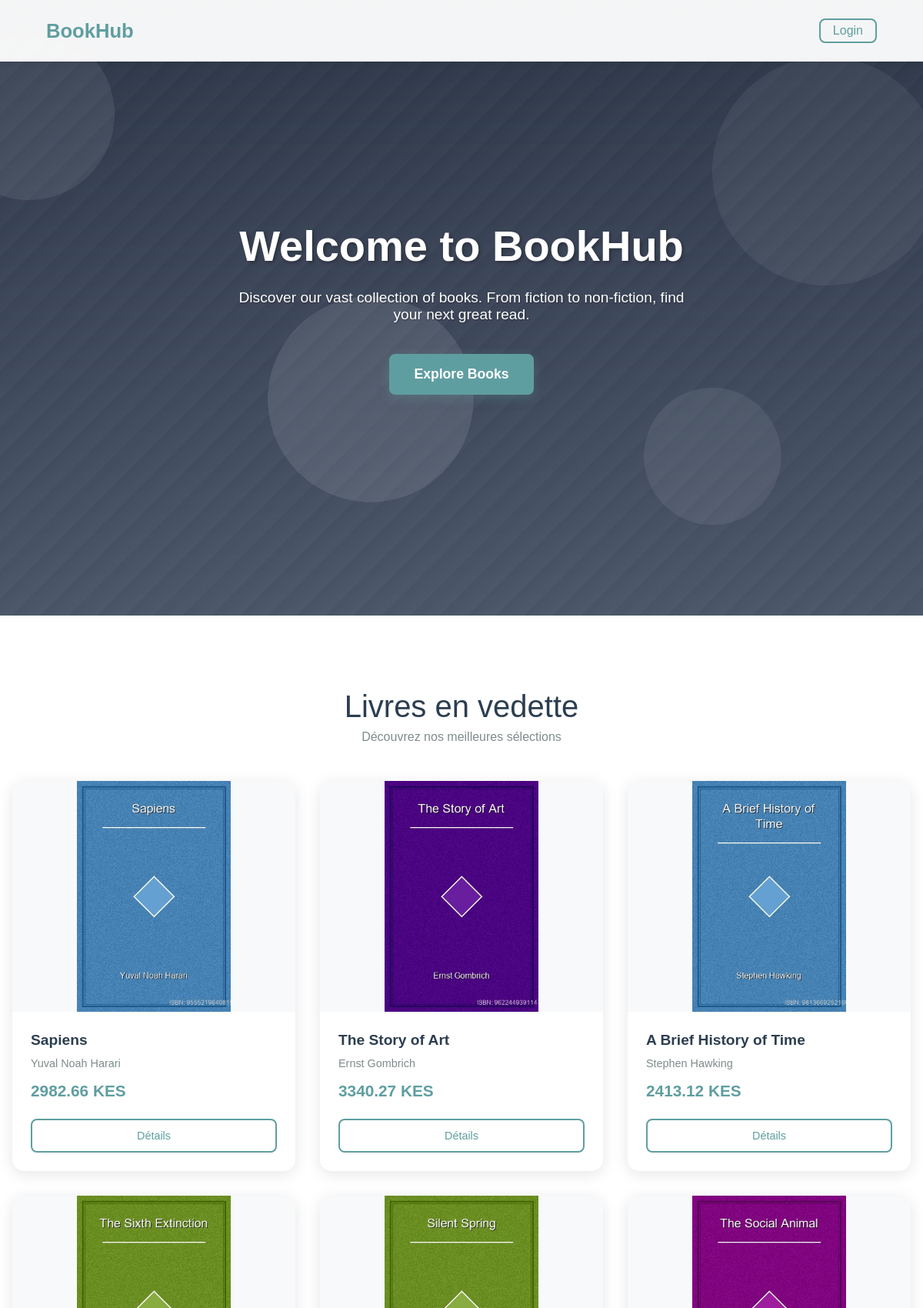
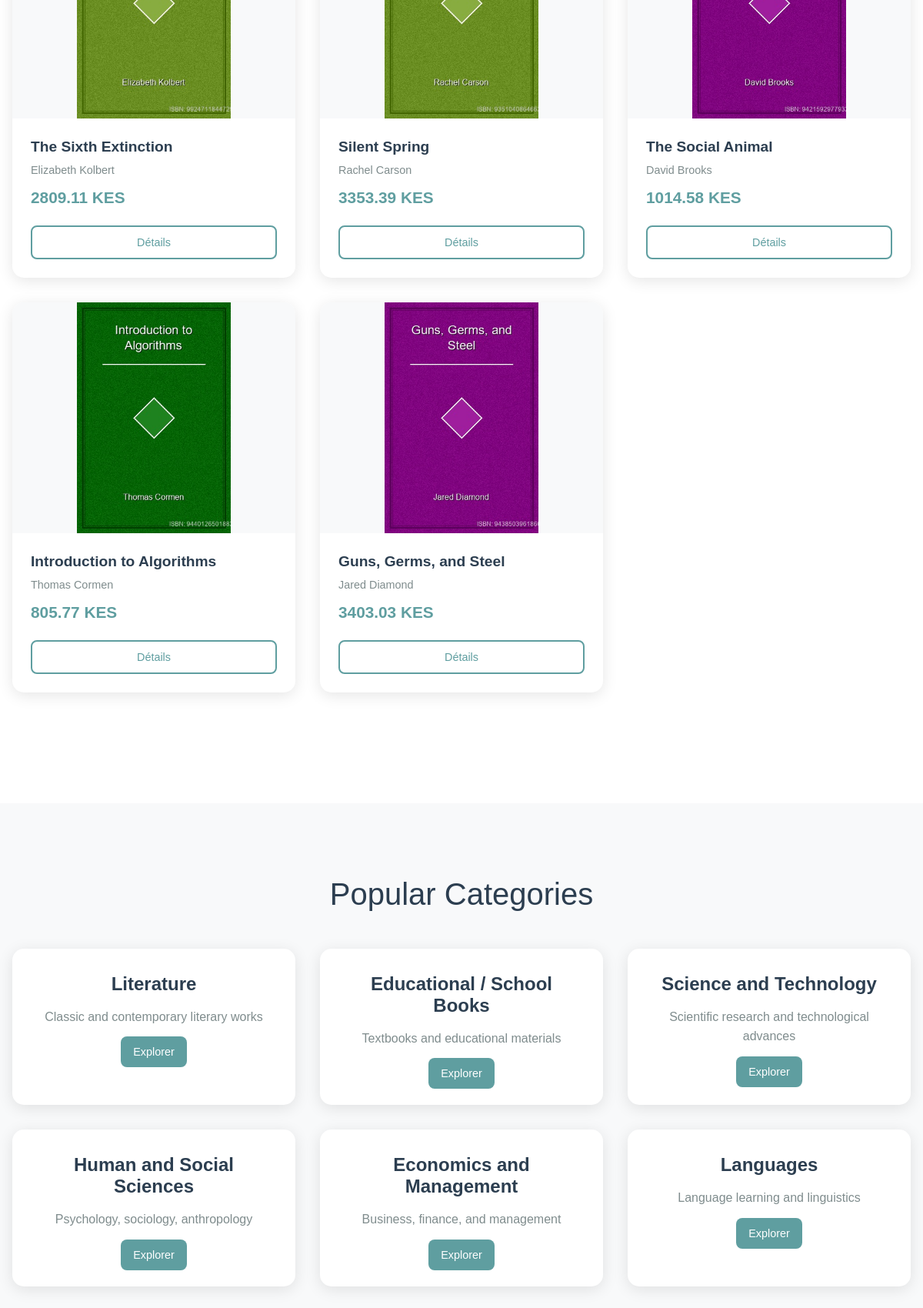
The page / (upper part) on the database its author committed (2 pictures, top to bottom).
### core/models.py (models this page shows, shortened)
class Book(models.Model):
    title = models.CharField(max_length=200)
    author = models.ForeignKey(Author, on_delete=models.CASCADE)
    category = models.ForeignKey(Category, on_delete=models.CASCADE)
    isbn = models.CharField(max_length=13, unique=True)
    description = models.TextField()
    price = models.DecimalField(max_digits=10, decimal_places=2, validators=[MinValueValidator(0)])
    stock_quantity = models.IntegerField(validators=[MinValueValidator(0)])
    cover_image = models.ImageField(upload_to='book_covers/', blank=True, null=True)
    created_at = models.DateTimeField(auto_now_add=True)
    updated_at = models.DateTimeField(auto_now=True)

class Author(models.Model):
    name = models.CharField(max_length=200)
    bio = models.TextField(blank=True)
    created_at = models.DateTimeField(auto_now_add=True)

class Category(models.Model):
    name = models.CharField(max_length=100, unique=True)
    description = models.TextField(blank=True)
    created_at = models.DateTimeField(auto_now_add=True)

### core/views.py (the view)
# urls.py: path('', views.home, name='home'),
def home(request):
    books = Book.objects.filter(stock_quantity__gt=0).order_by('?')[:8]
    categories = Category.objects.all()[:6]
    cart_count = 0
    if request.user.is_authenticated:
        cart_count = CartItem.objects.filter(cart__user=request.user).count()
    return render(request, 'core/home.html', {
        'books': books,
        'categories': categories,
        'cart_count': cart_count
    })

### core/templates/core/home.html (shortened to what this page needs)
{% extends 'core/base.html' %}
{% block content %}
<section class="section_one">
    <h1>Welcome to BookHub</h1>
    <p>Discover our vast collection of books. From fiction to non-fiction, find your next great read.</p>
    <a href="{% url 'book_list' %}">Explore Books</a>
</section>
<section class="section_two">
    <div class="container">
        <div class="page-header">
            <h2>Livres en vedette</h2>
            <p>Découvrez nos meilleures sélections</p>
        </div>
        <div class="books-grid">
            {% for book in books %}
            <div class="book-card">
                <div class="book-cover">
                    {% if book.cover_image %}
                    <img src="{{ book.cover_image.url }}" alt="{{ book.title }}" loading="lazy">
                    {% else %}
                    <div class="no-cover">📚</div>
                    {% endif %}
                </div>
                <div class="book-info">
                    <h3 class="book-title">{{ book.title }}</h3>
                    <p class="book-author">{{ book.author.name }}</p>
                    <p class="book-price">{{ book.price }} KES</p>
                    <div class="book-actions">
                        <a href="{% url 'book_detail' book.id %}" class="btn btn-outline">Détails</a>
                    </div>
                </div>
            </div>
            {% empty %}
            <div class="empty-state">
                <div class="empty-icon">📖</div>
                <h3>Aucun livre disponible</h3>
                <p>Revenez bientôt pour découvrir nos nouveautés</p>
            </div>
            {% endfor %}
        </div>
    </div>
</section>
<section class="section_three">
    <div class="container">
        <div class="page-header">
            <h2>Popular Categories</h2>
        </div>
        <div class="categories-grid">
            {% for category in categories %}
            <div class="category-card">
                <h3>{{ category.name }}</h3>
                <p>{{ category.description|truncatewords:10 }}</p>
                <a href="{% url 'book_list' %}?category={{ category.id }}" class="btn btn-primary">Explorer</a>
            </div>
            {% endfor %}
        </div>
    </div>
</section>
{% endblock %}

### static/css/style.css (style rules this page uses)
* { margin: 0; padding: 0; box-sizing: border-box; font-family: 'Arial', sans-serif; }
a:-webkit-any-link { text-decoration: none; }
.section_one { height: 100vh; width: 100%; display: flex; flex-direction: column; align-items: center; justify-content: center; gap: .5rem; background-image: url(../../media/images/bg.jpg); background-position: center; background-size: cover; color: #fff; text-align: center; }
.section_one h1 { font-size: 3.5rem; margin-bottom: 1rem; text-shadow: 2px 2px 4px rgba(0,0,0,0.3); }
.section_one p { font-size: 1.2rem; margin-bottom: 2rem; max-width: 600px; text-shadow: 1px 1px 2px rgba(0,0,0,0.3); }
.section_one a { background-color: cadetblue; color: #fff; padding: 1rem 2rem; border-radius: .5rem; font-size: 1.1rem; font-weight: 600; text-decoration: none; transition: all 0.3s ease; box-shadow: 0 4px 15px rgba(95, 158, 160, 0.3); }

### static/css/books.css (style rules this page uses)
.container { max-width: 1200px; margin: 0 auto; padding: 2rem 1rem; }
.page-header { text-align: center; margin-bottom: 3rem; }
.books-grid { display: grid; grid-template-columns: repeat(auto-fill, minmax(280px, 1fr)); gap: 2rem; margin-bottom: 3rem; }
.book-card { background: white; border-radius: 15px; overflow: hidden; box-shadow: 0 4px 20px rgba(0,0,0,0.1); transition: transform 0.3s ease, box-shadow 0.3s ease; }
.book-cover { height: 300px; overflow: hidden; position: relative; display: flex; align-items: center; justify-content: center; background: #f8f9fa; }
.book-cover img { max-width: 100%; max-height: 100%; object-fit: contain; transition: transform 0.3s ease; }
.book-info { padding: 1.5rem; }
.book-title { font-size: 1.2rem; font-weight: 600; color: #2c3e50; margin-bottom: 0.5rem; line-height: 1.4; display: -webkit-box; -webkit-line-clamp: 2; -webkit-box-orient: vertical; overflow: hidden; }
.book-author { color: #7f8c8d; font-size: 0.9rem; margin-bottom: 1rem; }
.book-price { font-size: 1.3rem; font-weight: 700; color: #5f9ea0; margin-bottom: 1.5rem; }
.book-actions { display: flex; gap: 0.5rem; }
.btn { flex: 1; padding: 0.75rem 1rem; border-radius: 8px; text-decoration: none; text-align: center; font-size: 0.9rem; font-weight: 500; border: none; cursor: pointer; transition: all 0.3s ease; }
.btn-outline { color: #5f9ea0; border: 2px solid #5f9ea0; background: transparent; }
.btn-primary { background: #5f9ea0; color: white; }

### static/css/home.css (style rules this page uses)
.section_two, .section_three { padding: 4rem 0; background: #f8f9fa; }
.section_two { background: white; }
.section_two .page-header h2, .section_three .page-header h2 { font-size: 2.5rem; color: #2c3e50; margin-bottom: 0.5rem; font-weight: 300; }
.section_two .page-header p { color: #7f8c8d; font-size: 1rem; }
.categories-grid { display: grid; grid-template-columns: repeat(auto-fit, minmax(300px, 1fr)); gap: 2rem; margin-top: 3rem; }
.category-card { background: white; padding: 2rem; border-radius: 15px; text-align: center; box-shadow: 0 4px 20px rgba(0,0,0,0.1); transition: transform 0.3s ease, box-shadow 0.3s ease; }
.category-card h3 { color: #2c3e50; font-size: 1.5rem; margin-bottom: 1rem; }
.category-card p { color: #7f8c8d; margin-bottom: 1.5rem; line-height: 1.6; }

### rows shown on the page
Book: cover_image (picture), title "Sapiens", author.name "Yuval Noah Harari", price "2982.66"
Book: cover_image (picture), title "The Story of Art", author.name "Ernst Gombrich", price "3340.27"
Book: cover_image (picture), title "A Brief History of Time", author.name "Stephen Hawking", price "2413.12"
Book: cover_image (picture), title "The Sixth Extinction", author.name "Elizabeth Kolbert", price "2809.11"
Book: cover_image (picture), title "Silent Spring", author.name "Rachel Carson", price "3353.39"
Book: cover_image (picture), title "The Social Animal", author.name "David Brooks", price "1014.58"
Book: cover_image (picture), title "Introduction to Algorithms", author.name "Thomas Cormen", price "805.77"
Book: cover_image (picture), title "Guns, Germs, and Steel", author.name "Jared Diamond", price "3403.03"
Category: name "Literature", description "Classic and contemporary literary works"
Category: name "Educational / School Books", description "Textbooks and educational materials"
Category: name "Science and Technology", description "Scientific research and technological advances"
Category: name "Human and Social Sciences", description "Psychology, sociology, anthropology"
Category: name "Economics and Management", description "Business, finance, and management"
Category: name "Languages", description "Language learning and linguistics"
